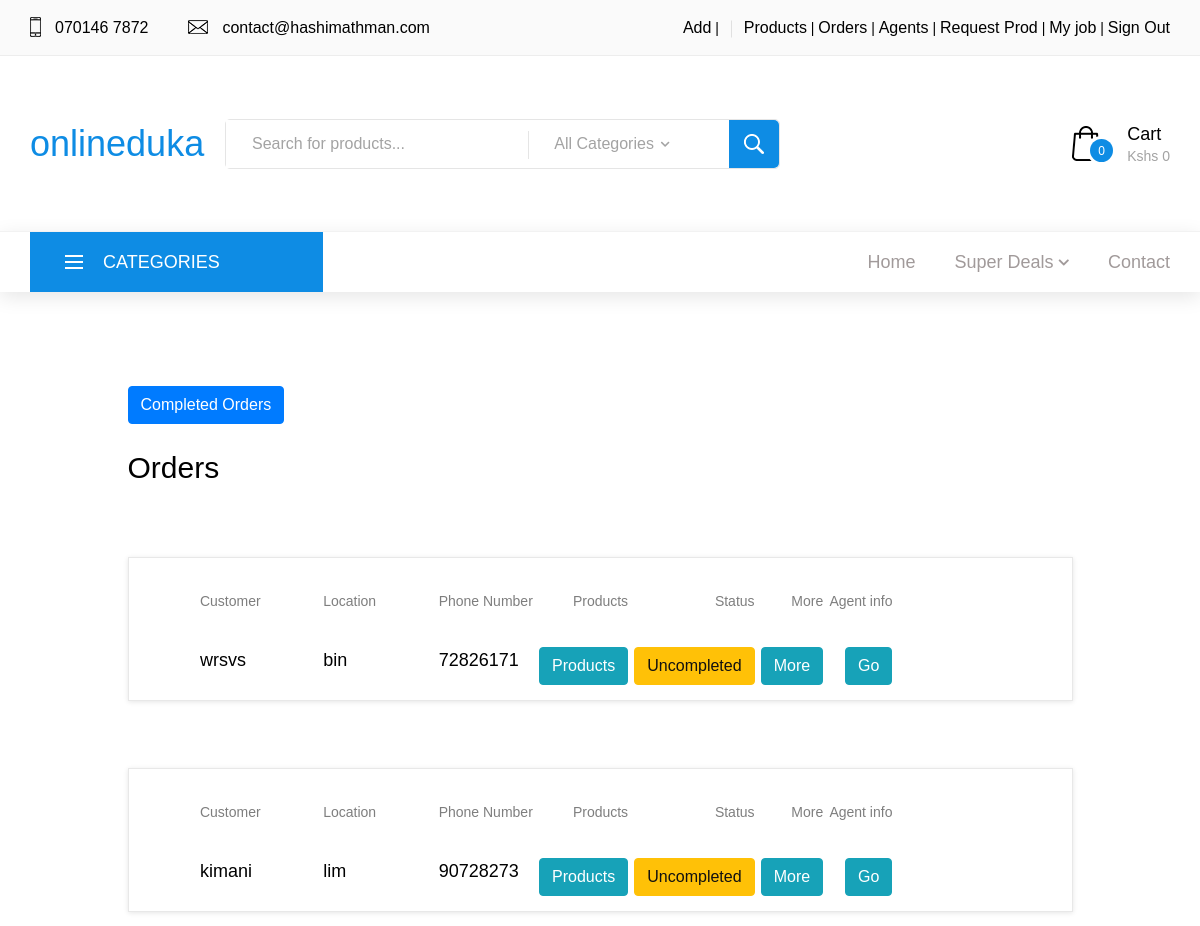
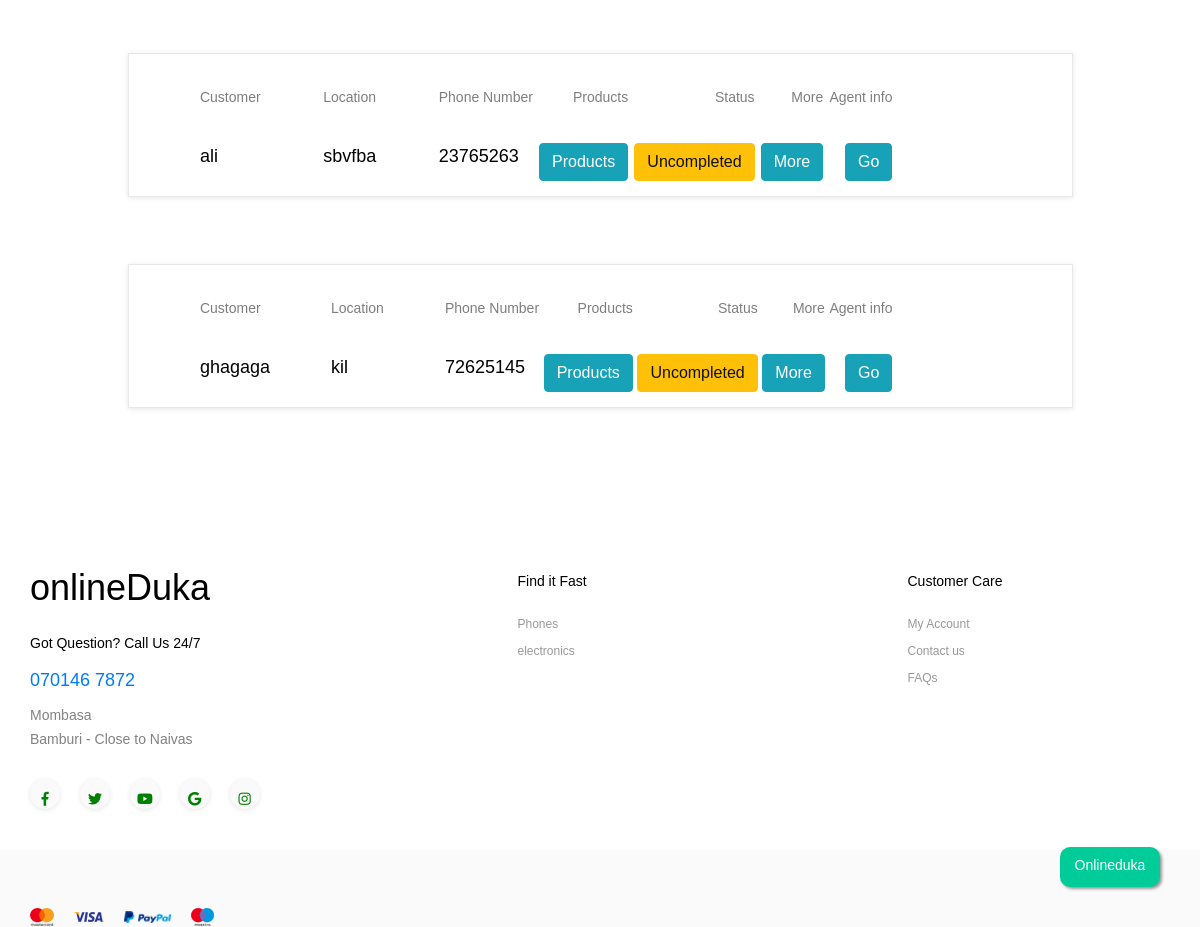
The page /cart/orders/ (signed in) on the database its author committed (2 pictures, top to bottom).
### cart/models.py (models this page shows, shortened)
class Cart(models.Model):
	customer 	= models.ForeignKey(Customer, on_delete=models.SET_NULL, blank=True, null=True)
	agent 		= models.ForeignKey(AgentEarn, on_delete=models.SET_NULL, blank=True, null=True) #Big BUG, The two models should not interfere with each other
	agentEarn 	= models.FloatField(blank=True, null=True)
	location 	= models.CharField(max_length=100, blank=True, null=True)
	total 		= models.FloatField(default=0)
	isComplete	= models.BooleanField(default=False)
	isOrdered 	= models.BooleanField(default=False)
	timestamp	= models.DateTimeField(auto_now_add=True)

### accounts/models.py (models this page shows, shortened)
class Customer(models.Model):
	user 			= models.OneToOneField(User, on_delete=models.CASCADE, blank=True, null=True)
	name 			= models.CharField(max_length=100)
	phoneNumber 	= models.IntegerField()

### product/models.py (models this page shows, shortened)
class Category(models.Model):
	name 		= models.CharField(max_length=100, unique=True)
	pic 		= models.ImageField(upload_to="{}/".format(name), blank=True, null=True)
	slug 		= models.SlugField(max_length=100, blank=True, null=True, unique=True)
	desc 		= RichTextField(blank=True)

### cart/views.py (the view)
# urls.py: path('orders/', orders, name="orders"),
@login_required
def orders(request):
	if request.user.is_superuser:
		template_name = './orders.html'
		order = None
		orderId = request.GET.get('orderId')
		if orderId:
			order = get_object_or_404(Cart, pk=orderId)
		if request.method == "POST":
			cartId = int(request.POST.get('cartId'))
			cart = get_object_or_404(Cart, pk=cartId)
			cart.isComplete = True
			cart.save()
		carts = Cart.objects.filter(isOrdered=True).filter(isComplete=False).order_by('-pk')
		context = {'carts':carts, 'order':order}
		return render(request, template_name, context)
	else:
		return redirect('product:noPerm')

### product/context_processors.py (called while the page is built)
def cartIn(request):
	try:
		card_id = request.session.get("cart", None)
		cart = Cart.objects.get(pk=card_id)
	except:
		cart = []
	return {'cartIn': cart}

def cats(request):
	cats = Category.objects.all()
	return {'cats':cats}

def pop(request):
	pop = False
	return {'pop':pop}

### cart/templates/orders.html (shortened to what this page needs)
{% extends 'base.html'%}
{% load static %}
{% block customStyles%}
	<link rel="stylesheet" type="text/css" href="{% static 'styles/shop_styles.css' %}">
	<link rel="stylesheet" type="text/css" href="{% static 'styles/shop_responsive.css' %}">
	<link rel="stylesheet" type="text/css" href="{% static 'styles/product_styles.css' %}">
	<link rel="stylesheet" type="text/css" href="{% static 'styles/product_responsive.css' %}">
	<link rel="stylesheet" type="text/css" href="{% static 'styles/cart_styles.css' %}">
	<link rel="stylesheet" type="text/css" href="{% static 'styles/cart_responsive.css' %}">
{% endblock%}
{% block content %}
		<div class="cart_section">
		<div class="container">
			<div class="row">
				<div class="col-lg-10 offset-lg-1">
					<div>
						<a href="{% url 'cart:completedOrders' %}"><button class="btn btn-primary">Completed Orders</button></a>
					</div><br>
					<div class="cart_container">
						{% if carts %}
							<div class="cart_title">Orders</div>
						{% else %}
							<div align="center" class="alert alert-warning">
								<h3>No orders</h3>
							</div>
						{% endif %}
						{% for order in carts%}
						<div class="cart_items">
							<ul class="cart_list">
								<li class="cart_item clearfix">
									<div class="cart_item_info d-flex flex-md-row flex-column justify-content-between">
										<div class="cart_item_name cart_info_col">
											<div class="cart_item_title">Customer</div>
											<div class="cart_item_text">{{order.customer.name}}</div>
										</div>
										<div class="cart_item_name cart_info_col">
											<div class="cart_item_title">Location</div>
											<div class="cart_item_text">{{order.location}}</div>
										</div>
										<div class="cart_item_name cart_info_col">
											<div class="cart_item_title">Phone Number</div>
											<div class="cart_item_text">{{order.customer.phoneNumber}}</div>
										</div>
										<div class="cart_item_total cart_info_col">
											<div class="cart_item_title">Products</div>
											<div class="cart_item_text"><a href="?orderId={{order.id}}"><button class="btn btn-info">Products</button></a></div>
										</div>
										<div class="cart_item_total cart_info_col">
											<div class="cart_item_title">Status</div>
											{% if order.isComplete %}
												<div class="cart_item_text"><button class="btn btn-info">Completed</button></div>
											{% else %}
												<div class="cart_item_text">
													<form action="" method="post">
														<button class="btn btn-warning">Uncompleted</button>
													</form></div>
											{% endif %}
										</div>
										<div class="cart_item_total cart_info_col">
											<div class="cart_item_title">More</div>
											<div class="cart_item_text"><a href="{% url 'cart:cartDetail' order.id%}"><button class="btn btn-info">More</button></a></div>
										</div>
										<div class="cart_item_total cart_info_col">
											<div class="cart_item_title">Agent info</div>
											{% if order.agent %}
												<div class="cart_item_text"><a href="{% url 'accounts:agentDetail' order.agent.agent.idNumber%}"><button class="btn btn-info">Go</button></a></div>
											{% else %}
												<div class="cart_item_text"><a>No agent </a></div>
											{% endif %}
										</div>
									</div>
								</li>
							</ul>
						</div>
						{% endfor %}
					</div>
				</div>
			</div>
		</div>
	</div>
{% endblock %}

### product/templates/base.html (shortened to what this page needs)
<!DOCTYPE html>
{% load static %}
<html lang="en">
<head>
	<link rel="stylesheet" type="text/css" href="{% static 'styles/bootstrap4/bootstrap.min.css' %}">
	<link href="{% static 'plugins/fontawesome-free-5.0.1/css/fontawesome-all.css' %}" rel="stylesheet" type="text/css">
	<link rel="stylesheet" type="text/css" href="{% static 'plugins/OwlCarousel2-2.2.1/owl.carousel.css' %}">
	<link rel="stylesheet" type="text/css" href="{% static 'plugins/OwlCarousel2-2.2.1/owl.theme.default.css' %}">
	<link rel="stylesheet" type="text/css" href="{% static 'plugins/OwlCarousel2-2.2.1/animate.css' %}">
	{% block customStyles %}
	{% endblock %}
	<link rel="stylesheet" type="text/css" href="{% static 'styles/popup.css' %}">
</head>
<body>
	<div class="super_container">
		<header class="header">
			<a class="floatbt">
				<h5 class="my-floatbt">Onlineduka</h5>
			</a>
			<div class="top_bar">
				<div class="container">
					<div class="row">
						<div class="col d-flex flex-row">
							<div class="top_bar_contact_item">
								<div class="top_bar_icon"><img src="{% static 'images/phone.png' %}" alt=""></div><a
									href="tel:+254701467872">070146 7872</a>
							</div>
							<div class="top_bar_contact_item">
								<div class="top_bar_icon"><img src="{% static 'images/mail.png' %}" alt=""></div><a
									href="mailto:contact@hashimathman.com">contact@hashimathman.com</a>
							</div>
							<div class="top_bar_content ml-auto">
								<div class="top_bar_user">
									{% if request.user.is_authenticated%}
									{% if request.user.is_superuser%}
									<div><a href="{% url 'product:createProd' %}">Add</a></div>
									<div> | </div>
									<div><a href="{% url 'product:prods' %}">Products</a></div>
									<div> | </div>
									<div><a href="{% url 'cart:orders' %}">Orders</a></div>
									<div> | </div>
									<div><a href="{% url 'accounts:agentsList' %}">Agents</a></div>
									<div> | </div>
									<div><a href="{% url 'product:requestProd' %}">Request Prod</a></div>
									<div> | </div>
									{% endif%}
									{% if request.user.agent %}
									<div><a href="{% url 'accounts:agentDetail' request.user.agent.idNumber %}">My
											job</a></div>
									<div> | </div>
									{% endif %}
									<div><a href="{% url 'accounts:logout' %}">Sign Out</a></div>
									{% endif %}
								</div>
							</div>
						</div>
					</div>
				</div>
			</div>
			<div class="header_main">
				<div class="container">
					<div class="row">
						<div class="col-lg-2 col-sm-3 col-3 order-1">
							<div class="logo_container">
								<div class="logo"><a href="{% url 'product:index'%}">onlineduka</a></div>
							</div>
						</div>
						<div class="col-lg-6 col-12 order-lg-2 order-3 text-lg-left text-right">
							<div class="header_search">
								<div class="header_search_content">
									<div class="header_search_form_container">
										<form action="{% url 'product:search'%}" class="header_search_form clearfix"
											method="get">
											<input type="text" required="required" class="header_search_input"
												placeholder="Search for products..." name="search">
											<div class="custom_dropdown">
												<div class="custom_dropdown_list">
													<span class="custom_dropdown_placeholder clc">All Categories</span>
													<i class="fas fa-chevron-down"></i>
												</div>
											</div>
											<button type="submit" class="header_search_button trans_300"
												value="Submit"><img src="{% static 'images/search.png' %}"
													alt=""></button>
										</form>
									</div>
								</div>
							</div>
						</div>
						<div class="col-lg-4 col-9 order-lg-3 order-2 text-lg-left text-right">
							<div class="wishlist_cart d-flex flex-row align-items-center justify-content-end">
								<div class="cart">
									<div class="cart_container d-flex flex-row align-items-center justify-content-end">
										<div class="cart_icon">
											<span class="cartButtonToggle">
												{% if cartIn.cartprod_set.all %}
												<a href="{% url 'cart:cart' %}"><img
														src="{% static 'images/cart.png' %}" alt="">
													<div class="cart_count cart-count-ajax">
														<span>{{cartIn.cartprod_set.count}}</span>
													</div>
												</a>
												{% else %}
												<img src="{% static 'images/cart.png' %}" alt="">
												<div class="cart_count cart-count-ajax"><span>0</span></div>
												{% endif %}
											</span>
										</div>
										<div class="cart_content">
											{% if cartIn.cartprod_set.all %}
											<div class="cart_text"><a href="{% url 'cart:cart'%}">Cart</a></div>
											<div class="cart_price"><a href="{% url 'cart:cart' %}">Kshs
													{{cartIn.total}}</a></div>
											{% else %}
											<div class="cart_text"><a>Cart</a></div>
											<div class="cart_price">Kshs 0</div>
											{% endif %}
										</div>
									</div>
								</div>
							</div>
						</div>
					</div>
				</div>
			</div>
			<nav class="main_nav">
				<div class="container">
					<div class="row">
						<div class="col">
							<div class="main_nav_content d-flex flex-row">
								<div class="cat_menu_container">
									<div
										class="cat_menu_title d-flex flex-row align-items-center justify-content-start">
										<div class="cat_burger"><span></span><span></span><span></span></div>
										<div class="cat_menu_text">categories</div>
									</div>
								</div>
								<div class="main_nav_menu ml-auto">
									<ul class="standard_dropdown main_nav_dropdown">
										<li><a href="{% url 'product:index'%}">Home</a></li>
										<li class="hassubs">
											<a href="#">Super Deals<i class="fas fa-chevron-down"></i></a>
										</li>
										<li><a href="{% url 'accounts:contact' %}">Contact</a></li>
									</ul>
								</div>
							</div>
						</div>
					</div>
				</div>
			</nav>
			<div class="page_menu">
				<div class="container">
					<div class="row">
						<div class="col">
						</div>
					</div>
				</div>
			</div>
		</header>
		{% block content %}
		{% endblock %}
		<footer class="footer">
			<div class="container">
				<div class="row">
					<div class="col-lg-3 footer_col">
						<div class="footer_column footer_contact">
							<div class="logo_container">
								<div class="logo"><a href="#">onlineDuka</a></div>
							</div>
							<div class="footer_title">Got Question? Call Us 24/7</div>
							<div class="footer_phone"><a href="tel:+254728206830">070146 7872</a></div>
							<div class="footer_contact_text">
								<p>Mombasa</p>
								<p>Bamburi - Close to Naivas</p>
							</div>
							<div class="footer_social">
								<ul>
									<li><a href="http://facebook.com/"><i class="fab fa-facebook-f"></i></a></li>
									<li><a href="#"><i class="fab fa-twitter"></i></a></li>
									<li><a href="#"><i class="fab fa-youtube"></i></a></li>
									<li><a href="#"><i class="fab fa-google"></i></a></li>
									<li><a target="_blank" href="https://www.instagram.com/"><i
												class="fab fa-instagram"></i></a></li>
								</ul>
							</div>
						</div>
					</div>
					<div class="col-lg-4 offset-lg-2">
						<div class="footer_column">
							<div class="footer_title">Find it Fast</div>
							<ul class="footer_list">
								{% for cat in cats %}
								<li><a href="{% url 'product:shop' 1 %}?category={{cat.name}}">{{cat.name}}</a></li>
								{% endfor %}
							</ul>
						</div>
					</div>
					<div class="col-lg-2">
						<div class="footer_column">
							<div class="footer_title">Customer Care</div>
							<ul class="footer_list">
								{% if request.user.agent %}
								<li><a href="{% url 'accounts:agentDetail' request.user.agent.idNumber %}">My
										Account</a></li>
								{% endif %}
								<li><a href="{% url 'accounts:contact'%}">Contact us</a></li>
								<li><a href="#">FAQs</a></li>
							</ul>
						</div>
					</div>
				</div>
			</div>
		</footer>
		<div class="copyright">
			<div class="container">
				<div class="row">
					<div class="col">
						<div
							class="copyright_container d-flex flex-sm-row flex-column align-items-center justify-content-start">
						</div>
						<div class="logos ml-sm-auto">
							<ul class="logos_list">
								<li><a href="#"><img src="images/logos_1.png" alt=""></a></li>
								<li><a href="#"><img src="images/logos_2.png" alt=""></a></li>
								<li><a href="#"><img src="images/logos_3.png" alt=""></a></li>
								<li><a href="#"><img src="images/logos_4.png" alt=""></a></li>
							</ul>
						</div>
					</div>
				</div>
			</div>
		</div>
	</div>
</body>
</html>

### product/templates/base.html (style rules this page uses)
.floatbt { position: fixed; width: 100px; height: 40px; bottom: 40px; right: 40px; background-color: #0C9; color: #FFF; border-radius: 10px; text-align: center; box-shadow: 2px 2px 3px #999; }
.my-floatbt { margin-top: 10px; color: white; }

### rows shown on the page
Cart: customer.name "wrsvs", location "bin", customer.phoneNumber "72826171", shows "Go"
Cart: customer.name "kimani", location "lim", customer.phoneNumber "90728273", shows "Go"
Cart: customer.name "ali", location "sbvfba", customer.phoneNumber "23765263", shows "Go"
Cart: customer.name "ghagaga", location "kil", customer.phoneNumber "72625145", shows "Go"
Category: name "Phones"
Category: name "electronics"
